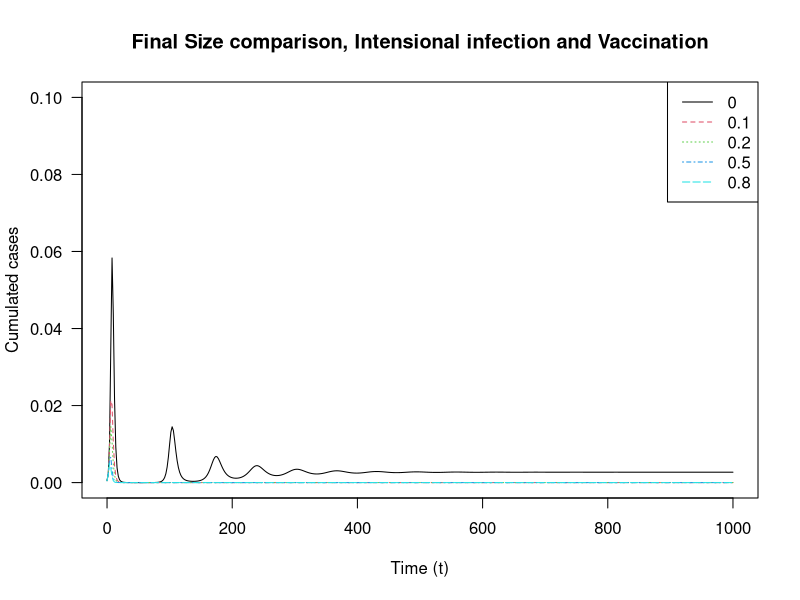

Write R code to recreate this figure.
library(deSolve)
## Vector Field for SIR model
SIR.vector.field <- function(t, vars, parms) {
  ##SIR.vector.field <- function(t, vars=c(S=S,I=I,R=R,Q=Q,X=X), parms=c(R_0=R_0,gamma=gamma,delta=delta,mu=mu,p=p)) {
    with(as.list(c(parms, vars)), {
    dS <- mu*(1-p) -gamma*R_0*S*(I_N+I_T) -mu*S# dS/dt
    dQ <- gamma*R_0*S*(I_N+I_T) + mu*p # cumulative cases
    dX <- gamma*R_0*S*I_N #cumulative normally infected cases
    dI_T <- mu*p+gamma*R_0*S*I_T - gamma*I_T-mu*I_T # intensional infected cases, and cases which is infected by them
    dI_N <- gamma*R_0*S*I_N - gamma*I_N-mu*I_N # Normally infected cases
    dR <- gamma*(I_T+I_N)-mu*R #dR/dt
    
    dS_v <- mu*(1-p)-gamma*R_0*S_v*V - mu*(S_v)
    dV <- gamma*R_0*S_v*V - gamma*V-mu*V # Prevalence of vaccination
    dV_c <- gamma*R_0*S_v*V #cumulative infected cases with normal vaccination
    vec.fld <- c(dS=dS, dI_N=dI_N,dI_T=dI_T, dR=dR, dQ=dQ, dX=dX, dV=dV,dV_c=dV_c,dS_v=dS_v)
    return(list(vec.fld)) # ode() requires a list
  })
}

draw.soln <- function(ic=c(S=1,I_T=0,I_N=0,R=0,Q=0,X=0,V=0,V_c=0), tmax=1,
                      times=seq(0,tmax,by=tmax/500),
                      func, parms, ... ) {
  soln <- ode(ic, times, func, parms)
  lines(times, soln[,"I_N"], lwd=1,...)
  
  return(invisible(as.data.frame(soln)))
}

## Plot solutions of the SIR model
tmax <- 1000 # end time for numerical integration of the ODE
## draw box for plot:
plot(0,0,xlim=c(0,tmax),ylim=c(0,0.1),
     type="n",main="Final Size comparison, Intensional infection and Vaccination",xlab="Time (t)",ylab="Cumulated cases",las=1)
## initial conditions:
I_T0 <- 0.0005
I_N0 <- 0.0005
S0 <- 1 - (I_T0+I_N0)
R0 <- 1 - (I_T0+I_N0) - S0
V0 <- 0.001
Q0 <- I_T0+I_N0
X0 <- Q0
V_c0 <- V0
S_v0 <- 1 - V_c0
## draw solutions for several values of parameter R_0:
vary_p <- c(0,0.1,0.2,0.5,0.8)

for (i in 1:length(vary_p)) {
  draw.soln(ic=c(S=S0,I_N=I_N0,I_T=I_T0,R=R0,Q=Q0,X=X0,V=V0,V_c=V_c0,S_v=S_v0), tmax=tmax,
            func=SIR.vector.field,
            parms=c(R_0=1.8,gamma=1,delta=0,mu=1/80,p=vary_p[i]),
            col=i,
            lty=i # use a different line style for each solution
  )
}
legend("topright",legend=vary_p,col=1:length(vary_p),lty=1:length(vary_p))
